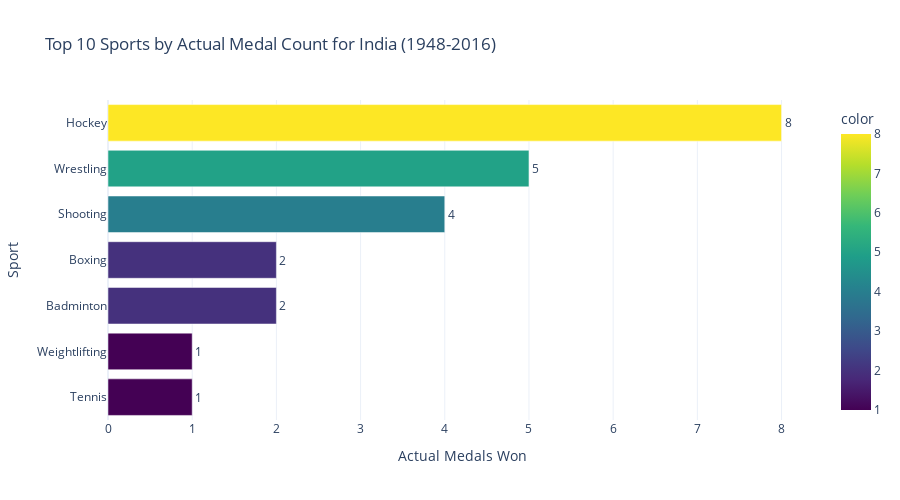

The notebook cell saved with this chart:
### Markdown cell above
### 3.3 Sports Analysis

### Code cell
# Top sports by ACTUAL medal count (unique medals, not athlete records)
medal_records = india_df[india_df['Medal'] != 'No Medal']
unique_medals = medal_records.groupby(['Year', 'Sport', 'Event', 'Medal']).size().reset_index(name='Team_Size')
sports_medals = unique_medals.groupby('Sport').size().sort_values(ascending=False)

fig = px.bar(x=sports_medals.head(10).values, y=sports_medals.head(10).index,
             orientation='h',
             title='Top 10 Sports by Actual Medal Count for India (1948-2016)',
             labels={'x': 'Actual Medals Won', 'y': 'Sport'},
             color=sports_medals.head(10).values,
             color_continuous_scale='Viridis')
fig.update_layout(showlegend=False, template='plotly_white', height=500, yaxis={'categoryorder':'total ascending'})
fig.update_traces(text=sports_medals.head(10).values, textposition='outside')
fig.show()

print("\n✓ Top 10 sports by actual medal count:")
print(sports_medals.head(10))
print(f"\nNote: These are unique medals won, not athlete medal records.")

### Figure 1 — Plotly figure (JSON) as saved in the notebook; plotly's stock layout.template omitted (floating-point values rounded to 4 significant figures)
{"data": [{"alignmentgroup": "True", "hovertemplate": "Actual Medals Won=%{x}<br>Sport=%{y}<br>color=%{marker.color}<extra></extra>", "legendgroup": "", "marker": {"color": [8, 5, 4, 2, 2, 1, 1], "coloraxis": "coloraxis", "pattern": {"shape": ""}}, "name": "", "offsetgroup": "", "orientation": "h", "showlegend": false, "text": [8, 5, 4, 2, 2, 1, 1], "textposition": "outside", "type": "bar", "x": [8, 5, 4, 2, 2, 1, 1], "xaxis": "x", "y": ["Hockey", "Wrestling", "Shooting", "Badminton", "Boxing", "Tennis", "Weightlifting"], "yaxis": "y"}], "layout": {"barmode": "relative", "coloraxis": {"colorbar": {"title": {"text": "color"}}, "colorscale": [[0, "#440154"], [0.1111, "#482878"], [0.2222, "#3e4989"], [0.3333, "#31688e"], [0.4444, "#26828e"], [0.5556, "#1f9e89"], [0.6667, "#35b779"], [0.7778, "#6ece58"], [0.8889, "#b5de2b"], [1, "#fde725"]]}, "height": 500, "legend": {"tracegroupgap": 0}, "showlegend": false, "title": {"text": "Top 10 Sports by Actual Medal Count for India (1948-2016)"}, "xaxis": {"anchor": "y", "domain": [0, 1], "title": {"text": "Actual Medals Won"}}, "yaxis": {"anchor": "x", "categoryorder": "total ascending", "domain": [0, 1], "title": {"text": "Sport"}}}}
